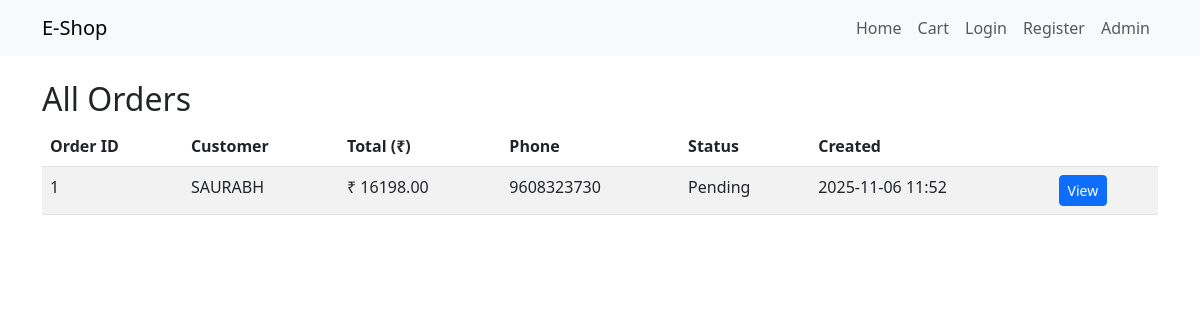
Page /admin/orders (signed in) on the committed database.
### models.py (models this page shows)
class Order(db.Model):
    id = db.Column(db.Integer, primary_key=True)
    user_id = db.Column(db.Integer, nullable=True)            # nullable for guest checkout
    customer_name = db.Column(db.String(200))
    address = db.Column(db.Text)
    phone = db.Column(db.String(50))
    total_amount = db.Column(db.Float)
    status = db.Column(db.String(50), default="Pending")
    created_at = db.Column(db.DateTime, default=datetime.utcnow)

### app.py (the view)
@app.route('/admin/orders')
def admin_orders():
    if not session.get('is_admin'):
        return redirect(url_for('admin_login'))
    orders = Order.query.order_by(Order.created_at.desc()).all()
    return render_template('admin_orders.html', orders=orders)

### templates/admin_orders.html
{% extends "base.html" %}
{% block content %}
<h2>All Orders</h2>
{% if orders %}
  <table class="table table-striped">
    <thead>
      <tr><th>Order ID</th><th>Customer</th><th>Total (₹)</th><th>Phone</th><th>Status</th><th>Created</th><th></th></tr>
    </thead>
    <tbody>
    {% for o in orders %}
      <tr>
        <td>{{ o.id }}</td>
        <td>{{ o.customer_name or 'Guest' }}</td>
        <td>₹ {{ '%.2f'|format(o.total_amount) }}</td>
        <td>{{ o.phone }}</td>
        <td>{{ o.status or 'Pending' }}</td>
        <td>{{ o.created_at.strftime('%Y-%m-%d %H:%M') if o.created_at else '-' }}</td>
        <td><a class="btn btn-sm btn-primary" href="{{ url_for('admin_order_detail', order_id=o.id) }}">View</a></td>
      </tr>
    {% endfor %}
    </tbody>
  </table>
{% else %}
  <div class="alert alert-info">No orders yet.</div>
{% endif %}
{% endblock %}

### rows in the picture
Order: id "1", customer_name "SAURABH", total_amount "16198.00", phone "9608323730", status "Pending", created_at "2025-11-06 11:52"
